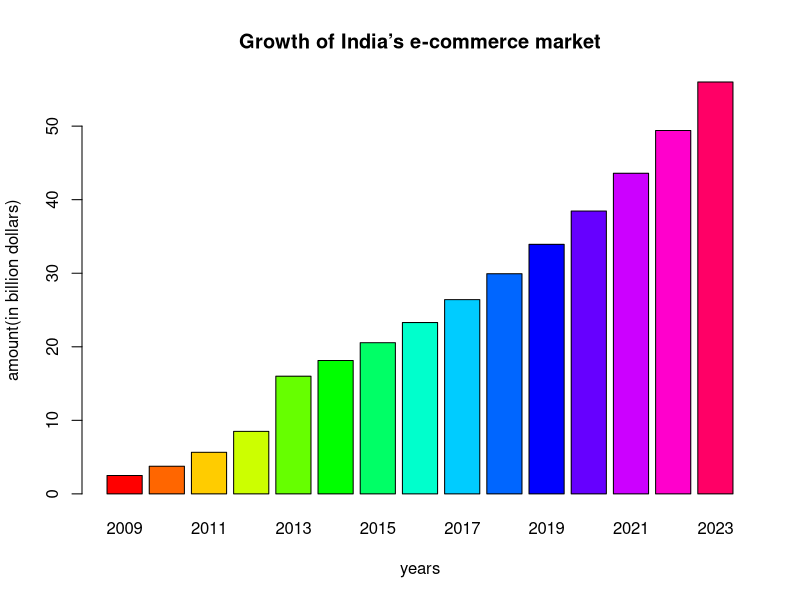

The R script that drew this image:
#filename: DA-A01-1PI11CS050-ChitraSingh.R


interpolateConstGr <- function(mydata) #interpolation for a constant growth rate
{
	newdata <- subset(mydata, FALSE)	#new data-frame to store data temporarily
	i <- 1
	n <- nrow(mydata)
	while(i < n)
	{
		diff <- mydata$year[i+1] - mydata$year[i]					#difference to check if two years are consecutive or not
		grRate <- (mydata$amount[i+1] / mydata$amount[i])^(1/diff) - 1 		#Calculating the growth rate for a duration of 'diff' years
		prevAmt <- mydata$amount[i]
		if(diff > 1)
		{
			d <- diff -1
			for(j in c(1 : d))
			{
				y = mydata$year[i] + j 
				newAmount <- (prevAmt * grRate ) + prevAmt			#Calculating amount for years missing
				prevAmt <- newAmount
				newdata <- rbind(newdata, data.frame(year=y, amount=newAmount))
			}
		}
		i <- i+1
	}
	mydata <- rbind(mydata, data.frame(newdata))
	mydata <- mydata[order(mydata$year),]
	return(mydata)
}

# Age Analysis
# BarPlot
plotAgeBar <- function()
{
	per <- c(35, 55 ,8, 2)
	l <- c("18-25", "18-35", "36-45", "45-60")
	barplot(per, main="Age analysis on on-line shoppers", col=rainbow(length(lbls)), names.arg=l, ylab="% of online shoppers", xlab="Age Group")
}

# Reluctance to shop online
# Pie Chart
plotRelPie <- function()
{
	per <- c(30, 20, 25, 15, 10)
	l <- c("30% : prefer researching \nproducts and services online", "20% : find delivery costs too high", "25% : fear sharing personal financial
	information online ", "15% : lack trust on whether products \nwould be delivered in good condition ", "10% : don't have a credit or debit card")
	pie(per, labels=l, main="Reluctance to shop online", col=rainbow(length(lbls)), density=90, radius=.5)
}


path <- getwd()
setwd(path)
mydata <- read.csv("DA-A01-1PI11CS050-ChitraSingh.csv")
data <- interpolateConstGr(mydata) 
print(data)

amt <- data$amount
year <- data$year
barplot(amt, main="Growth of India’s e-commerce market", col=rainbow(length(year)), names.arg=year, ylab="amount(in billion dollars)", xlab="years")
#plotAgeBar()
#plotRelPie()

#output for the given data
#year    amount
#2009  2.500000
#2010  3.759236
#2011  5.652744
#2012  8.500000
#2013 16.000000
#2014 18.135385
#2015 20.555763
#2016 23.299167
#2017 26.408711
#2018 29.933259
#2019 33.928199
#2020 38.456310
#2021 43.588750
#2022 49.406174
#2023 56.000000